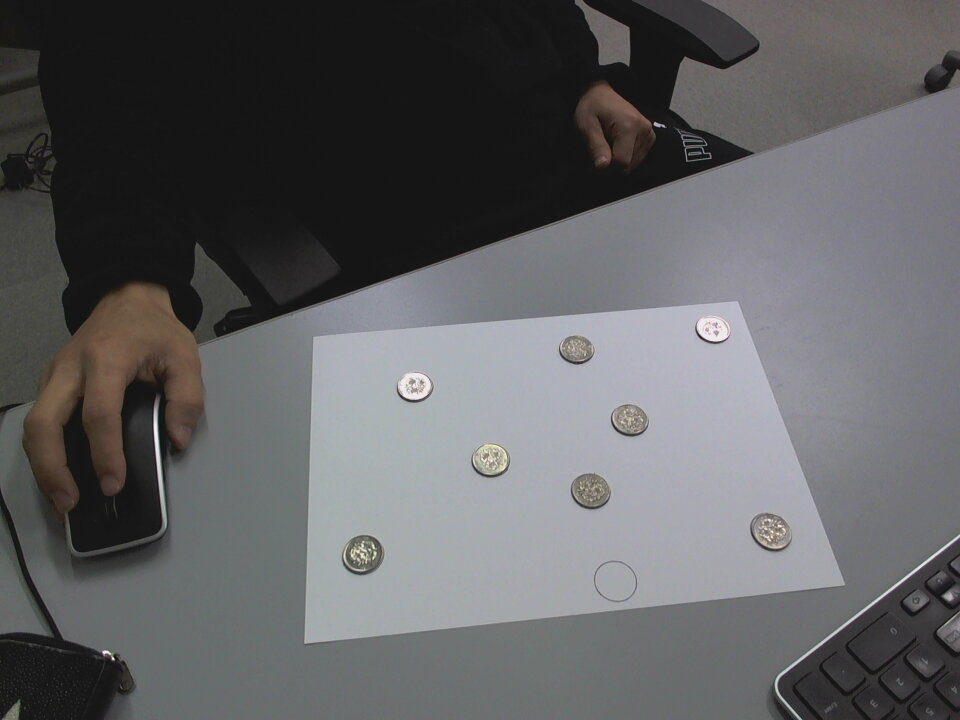
#> input picture lab 4,5,6/images/coin_orig.jpg, 960 x 720 px
$ jupyter execute --allow-errors 'B200900802-Anujin- Lab4,5,6.ipynb'   (shell and % lines are left out)   (older library calls are emulated)
#> lines starting #> are read from the running program, lines starting #| are printed output that depends on the picture; after the words box and inside, x2 and y2 are one past the last pixel; in counts of white or black regions, pixels touching at a corner belong together
# Image Processing CookBook
## Chapter 02
### Author: Sandipan Dey

[cell 1]
from google.colab import drive
drive.mount('/content/drive')

[cell 2]
%cd /content/drive/MyDrive

# Даалгавар
Тодорхойлсон зоосууд хоорондын зайг тодорхойлох

#> (a cell that did not finish here is left out)

[cell 4]
import cv2
from google.colab.patches import cv2_imshow
from matplotlib import pyplot as plt

img = cv2.imread('images/coin_orig.jpg')
#> img is the input picture: shape (720, 960, 3); mean B, G, R 98.5, 96.7, 96.5

gray = cv2.cvtColor(img, cv2.COLOR_BGR2GRAY)
plt.imshow(cv2.cvtColor(gray, cv2.COLOR_BGR2RGB))
plt.show()

# noise=cv2.medianBlur(gray,5)
# plt.imshow(cv2.cvtColor(noise, cv2.COLOR_BGR2RGB))
# plt.show()
blur = cv2.bilateralFilter(gray, 15, 5900, 5900)
plt.imshow(cv2.cvtColor(blur, cv2.COLOR_BGR2RGB))
plt.show()

[cell 5]
import numpy as np

thresh = cv2.threshold(blur, 155, 100, 0)[1]
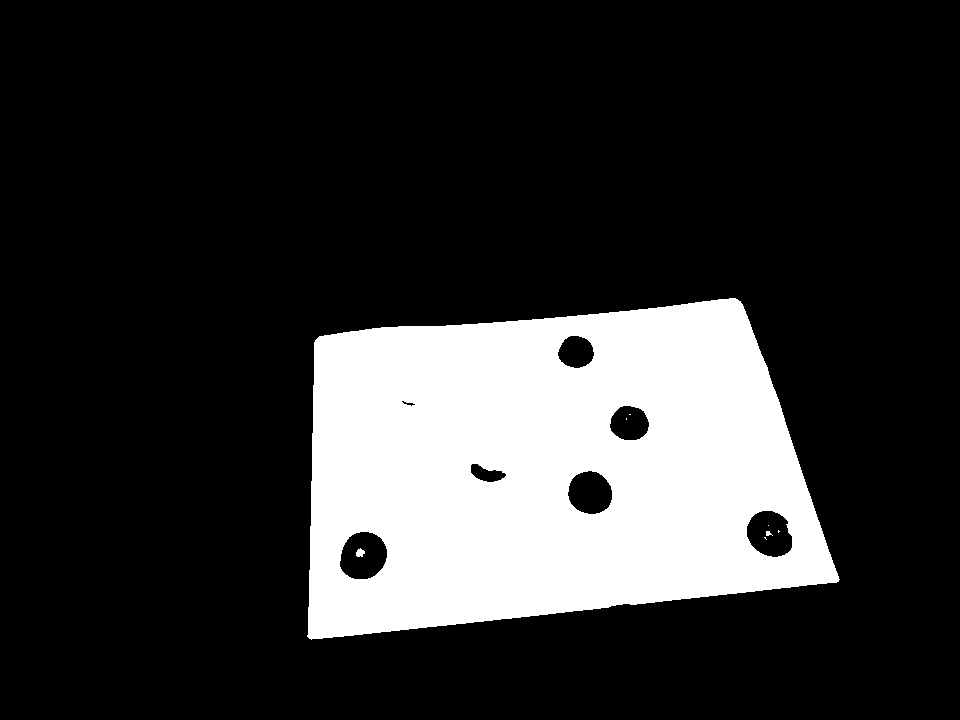
#> thresh: shape (720, 960); values 0 (black) and 100 (white), 19.7% white; 8 white regions (5 under 20 px), largest, box (x1, y1, x2, y2) and area: (307, 298, 840, 640) 135927, (356, 548, 365, 557) 57, (766, 531, 773, 536) 23
edged = cv2.Canny(thresh, 50, 100)
#> edged: shape (720, 960); 0.35% white in thin lines or dots, all inside (x1, y1, x2, y2) = (307, 297, 840, 640)
contours, hierarchy = cv2.findContours(edged, cv2.RETR_EXTERNAL, cv2.CHAIN_APPROX_SIMPLE)
#> contours = 1 contour; box (x1, y1, x2, y2) and area: (307, 297, 840, 640) 143114
#Configuration
plt.imshow(cv2.cvtColor(thresh, cv2.COLOR_BGR2RGB))
plt.show()

plt.imshow(cv2.cvtColor(edged, cv2.COLOR_BGR2RGB))
plt.show()

cv2.drawContours(img, contours, -1, (0, 255, 0), 5)
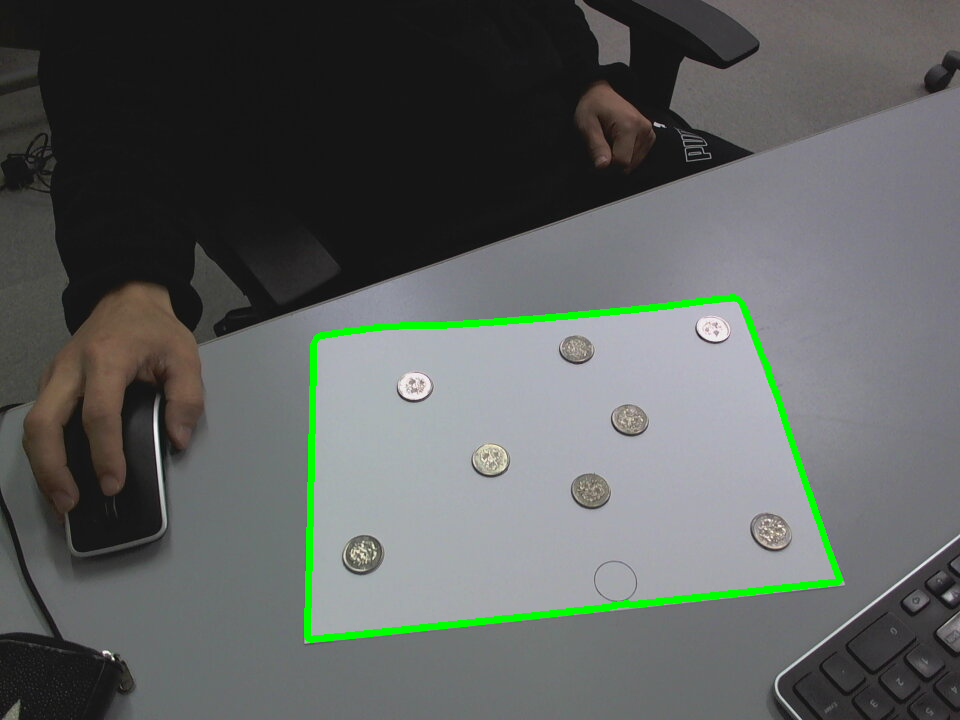
#> img: shape (720, 960, 3); 1.56% of pixels changed, all inside (x1, y1, x2, y2) = (304, 294, 843, 643)
plt.imshow(cv2.cvtColor(img, cv2.COLOR_BGR2RGB))
plt.show()

[cell 6]
# img = cv2.imread('images/coin_orig.jpg')
img = blur

perim = cv2.arcLength(contours[0], True)
#> perim = 1623.5
# setting the precision
epsilon = 0.02*perim
#> epsilon = 32.47

approxCorners = cv2.approxPolyDP(contours[0], epsilon, True)
#> approxCorners = [[742, 303], [318, 336], [307, 637], [837, 582]]
corners = np.array(approxCorners).reshape(4,2)
#> corners = [[742, 303], [318, 336], [307, 637], [837, 582]]
print(corners.shape)
#| (4, 2)
print(corners[0])
#| [742 303]
print('s= ',len(contours))
#| s=  1
for point in corners:
  cv2.circle(img, (point[0], point[1]), 5, (0,0,255), -1)
  print(point[0])
  print(point[1])
#> this loop made 4 passes
#| 742
#| 303
#| 318
#| 336
#| 307
#| 637
#| 837
#| 582
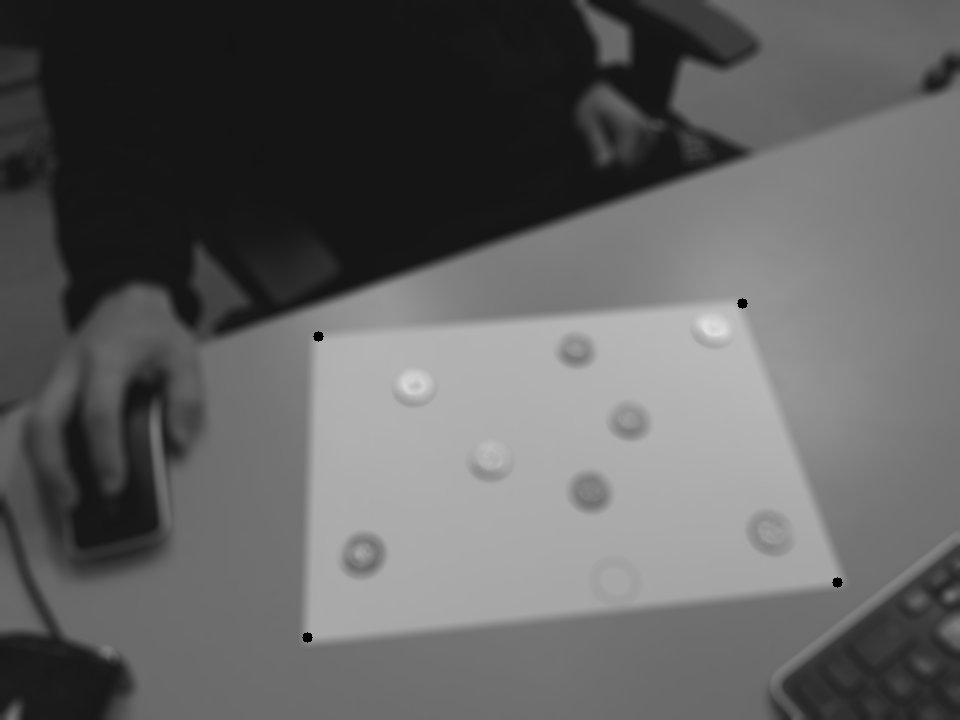
#> img: shape (720, 960); min 0, max 223, mean 96.7
plt.imshow(cv2.cvtColor(img, cv2.COLOR_BGR2RGB))
plt.show()

[cell 7]
img1 = cv2.imread('images/coin_orig.jpg')

[cell 8]
wrapped_img = np.zeros((img.shape[0], img.shape[1], 3))
print(wrapped_img.shape)
#| (720, 960, 3)
dst = np.float32(np.array([[0,0], [wrapped_img.shape[0], 0], [0,wrapped_img.shape[1]], [wrapped_img.shape[0], wrapped_img.shape[1]]]))
#> dst = [[0, 0], [720, 0], [0, 960], [720, 960]]
src = np.array([corners[0], corners[3], corners[1], corners[2]])
#> src = [[742, 303], [837, 582], [318, 336], [307, 637]]
src = np.float32(src)
print(src)
#| [[742. 303.]
#|  [837. 582.]
#|  [318. 336.]
#|  [307. 637.]]
print(dst)
#| [[  0.   0.]
#|  [720.   0.]
#|  [  0. 960.]
#|  [720. 960.]]

matrix = cv2.getPerspectiveTransform(src, dst)
#> matrix = [[0.329, 4.23, -1525.4], [-3.08, 1.05, 1970], [-2.68e-05, 0.00121, 1]]
result = cv2.warpPerspective(img1, matrix, (wrapped_img.shape[0], wrapped_img.shape[1]))


rot90 = cv2.rotate(result, cv2.ROTATE_180)
rot901 = cv2.rotate(rot90, cv2.ROTATE_90_COUNTERCLOCKWISE)
cv2.imwrite('coin.png',rot901)
plt.imshow(cv2.cvtColor(rot901, cv2.COLOR_BGR2RGB))
plt.show()

[cell 9]
kernel = np.array([[0, -1, 0],
                   [-1, 5,-1],
                   [0, -1, 0]])

image_sharp = cv2.filter2D(src=rot901, ddepth=-1, kernel=kernel)
plt.imshow(cv2.cvtColor(image_sharp, cv2.COLOR_BGR2RGB))
plt.show()
cv2.imwrite('coin.png',image_sharp)
#> Out = True

[cell 10]
t = cv2.threshold(image_sharp, 155, 100, 0)[1]
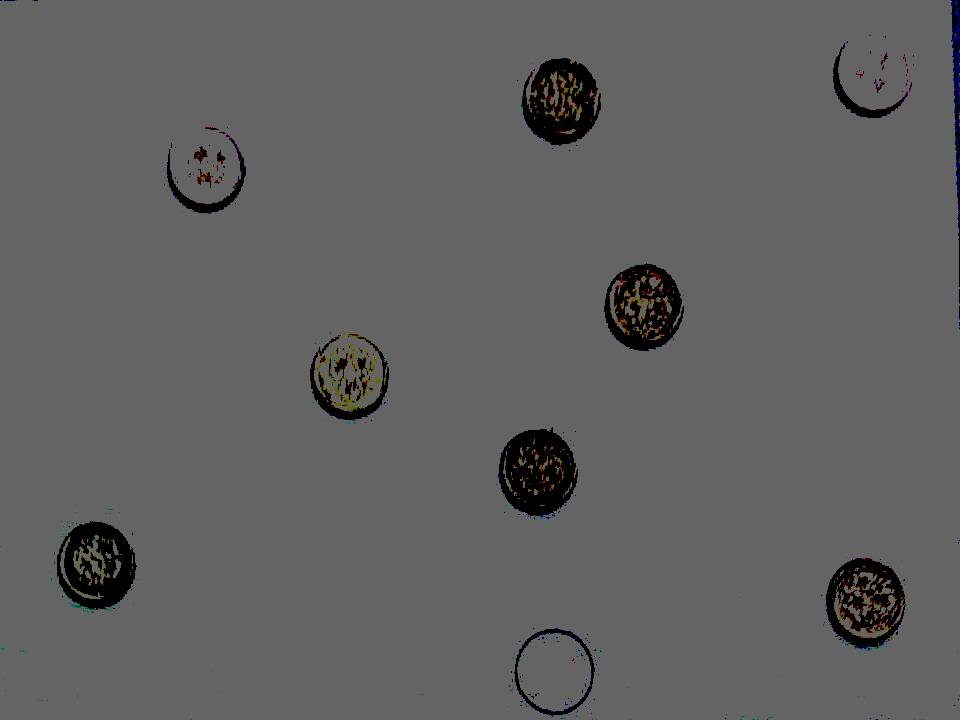
#> t: shape (720, 960, 3); mean B, G, R 95.7, 95.9, 96.1
e = cv2.Canny(t, 50, 100)
#> e: shape (720, 960); 1.5% white in thin lines or dots
plt.imshow(cv2.cvtColor(e, cv2.COLOR_BGR2RGB))
plt.show()

[cell 11]
from scipy.spatial import distance as dist
from imutils import perspective
from imutils import contours
import matplotlib.pyplot as plt
import numpy as np
import argparse
import imutils
import cv2
from google.colab.patches import cv2_imshow

[cell 12]
def midpoint(ptA, ptB):
    return ((ptA[0] + ptB[0]) * 0.5, (ptA[1] + ptB[1]) * 0.5)

[cell 13]
image = cv2.imread('coin.png')
gray = cv2.cvtColor(image, cv2.COLOR_BGR2GRAY)
gray = cv2.GaussianBlur(gray, (7, 7), 0)

[cell 14]
edged = cv2.Canny(gray, 50, 100)
#> edged: shape (720, 960); 1.4% white in thin lines or dots
edged = cv2.dilate(edged, None, iterations=1)
#> edged: shape (720, 960); 4.4% white; 16 white regions, largest, box (x1, y1, x2, y2) and area: (825, 557, 907, 646) 4056, (309, 332, 391, 420) 3995, (55, 521, 137, 609) 3782
edged = cv2.erode(edged, None, iterations=1)
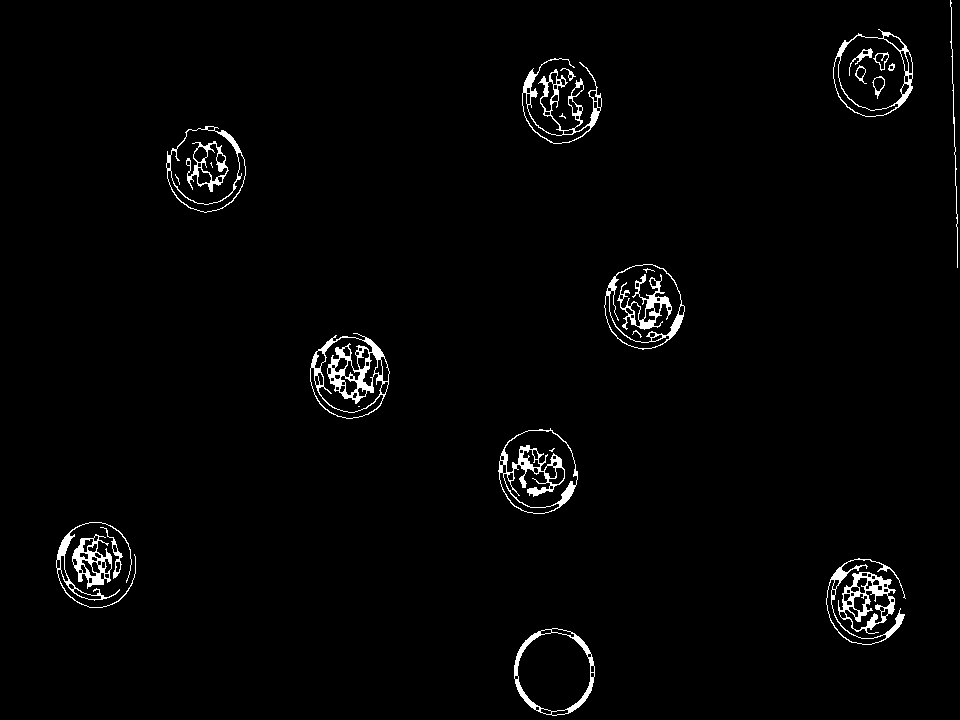
#> edged: shape (720, 960); 2% white; 28 white regions (6 under 20 px)

[cell 15]
plt.imshow(edged)
plt.show()

[cell 16]
cnts = cv2.findContours(edged.copy(), cv2.RETR_EXTERNAL,
                        cv2.CHAIN_APPROX_SIMPLE)
#> cnts = 15 contours, 2 with area under 20; largest, box (x1, y1, x2, y2) and area: (514, 628, 595, 716) 5469, (833, 29, 913, 117) 5292, (604, 264, 685, 350) 5212, (498, 428, 578, 514) 5186, (310, 333, 390, 419) 5106
cnts = imutils.grab_contours(cnts)

[cell 17]
(cnts, _) = contours.sort_contours(cnts)
colors = ((0, 0, 255), (240, 0, 159), (0, 165, 255), (255, 255, 0),
          (255, 0, 255))
refObj = None

[cell 18]
orig = image.copy()

[cell 19]
cm = []

[cell 20]
for c in cnts:
  if cv2.contourArea(c) < 100:
      continue
  box = cv2.minAreaRect(c)
  box = cv2.cv.BoxPoints(box) if imutils.is_cv2() else cv2.boxPoints(box)
  box = np.array(box, dtype="int")
  box = perspective.order_points(box)
  cX = np.average(box[:, 0])
  cY = np.average(box[:, 1])
  if refObj is None:
    (tl, tr, br, bl) = box
    (tlblX, tlblY) = midpoint(tl, bl)
    (trbrX, trbrY) = midpoint(tr, br)
    D = dist.euclidean((tlblX, tlblY), (trbrX, trbrY))
    refObj = (box, (cX, cY), D / 22.6)
    continue

  cv2.drawContours(orig, [box.astype("int")], -1, (0, 255, 0), 2)
  cv2.drawContours(orig, [refObj[0].astype("int")], -1, (0, 255, 0), 2)
  refCoords = np.vstack([refObj[0], refObj[1]])
  objCoords = np.vstack([box, (cX, cY)])
  count = 0
  for ((xA, yA), (xB, yB), color) in zip(refCoords, objCoords, colors):
      if count==4:
        cv2.circle(orig, (int(xA), int(yA)), 5, color, -1)
        cv2.circle(orig, (int(xB), int(yB)), 5, color, -1)
        cv2.line(orig, (int(xA), int(yA)), (int(xB), int(yB)), color, 2)
        D = dist.euclidean((xA, yA), (xB, yB)) / refObj[2]
        print(D)
        (mX, mY) = midpoint((xA, yA), (xB, yB))
        print((xA, yA), (xB, yB), (mX, mY))
        cm.append(D)
        cv2.putText(orig, "{:.1f}mm".format(D), (int(mX), int(mY -10)), cv2.FONT_HERSHEY_SIMPLEX, 0.55, color, 2)
        cv2.waitKey(0)
      count = count+1
#> this loop made 15 passes
#> (cX, cY, tl, tr, br, bl, tlblX, tlblY) on pass 1: (95.5, 564.5, [56, 522], [135, 522], [135, 607], [56, 607], 56, 564.5)
#> (box, cX, cY) on passes 2 to 7: ([[67, 541], [105, 531], [117, 580], [79, 589]], 92, 560.2), ([[100, 526], [113, 523], [126, 574], [113, 577]], 113, 550), ([[159, 134], [237, 120], [251, 203], [173, 217]], 205, 168.5), ([[310, 333], [389, 333], [389, 418], [310, 418]], 349.5, 375.5), ([[488, 441], [562, 420], [585, 501], [511, 522]], 536.5, 471), ([[514, 628], [594, 628], [594, 715], [514, 715]], 554, 671.5)
#> (printed output is left out)
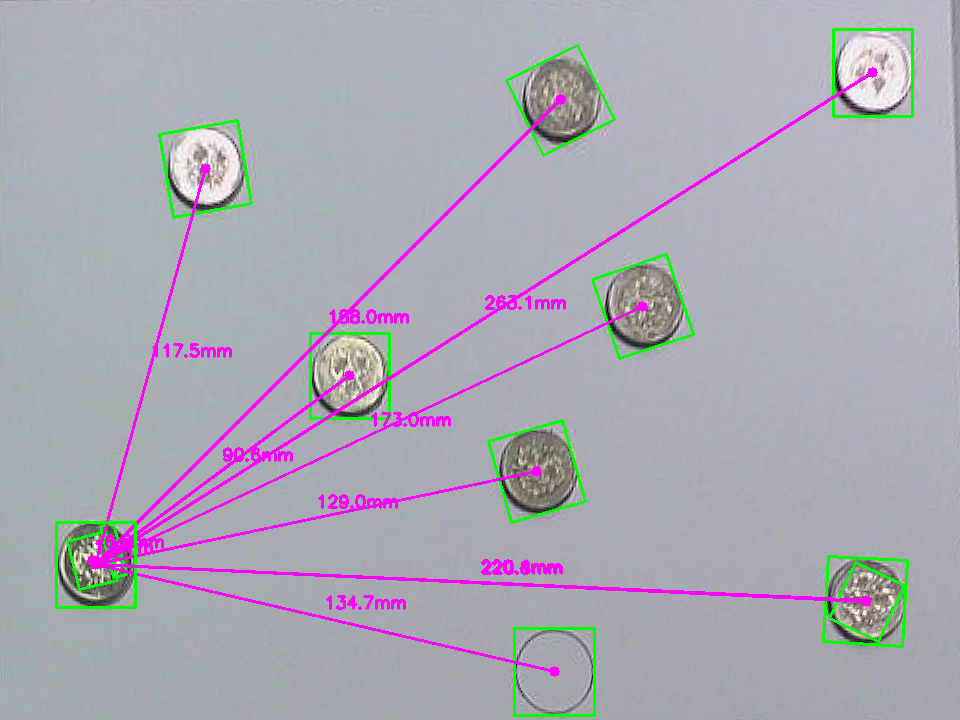
#> orig: shape (720, 960, 3); mean B, G, R 178.6, 169.1, 170.4
#> after the loop, cm = [1.58, 6.5, 117.5, 90.57, 129, 134.7, 188, 173, 220.4, 263.1, 220.8]; tlblX = 56; tlblY = 564.5; trbrX = 135; trbrY = 564.5
cv2.destroyAllWindows()

[cell 21]
plt.figure(figsize = (20,20))
plt.imshow(orig, interpolation='nearest')
plt.show()

#> (a cell that did not finish here is left out)

[cell 23]
distance=[11.7, 9.5, 19.7, 13.8, 18.5, 28, 23.5]

# Result
Ground truth бодит амьдрал дээрхи хэмжсэн зай

Calculated distance тооцоолж олсон зай

Loss алдаа

| Objects | Calculated distance[cm] |Ground truth[cm]|Loss [cm]|
|---------|------------------------------------------------|------|-----|
| 1-2     | 9.3                                            | 11.7 | 2.4 |
| 1-3     | 8.4                                            | 9.5  | 1.1 |
| 1-4     | 15.7                                           | 19.7 | 4.0 |
| 1-5     | 12.5                                           | 13.8 | 1.3 |
| 1-6     | 15.8                                           | 18.5 | 2.7 |
| 1-7     | 22                                             | 28   | 6   |
| 1-8     | 21.6                                           | 23.5 | 2.1 |

[cell 24]
cm.sort()
cm
#> Out = [1.58, 6.5, 90.57, 117.5, 129, 134.7, 173, 188, 220.4, 220.8, 263.1]

[cell 25]
cm.pop(9)
cm.pop(2)
cm.pop(1)
cm.pop(0)
cm.pop(2)
#> Out = 134.7

[cell 26]
cm
#> Out = [117.5, 129, 173, 188, 220.4, 263.1]

[cell 27]
distance.sort()
distance

[cell 28]
loss = []
#> (the rest of this cell did not finish here and is left out)

[cell 29]
loss
#> Out = [-2.25, -1.2, -3.5, -0.297, -2.34, -2.81]
